Frame 1 (no input): blank canvas, image omitted
Frame 60 (the mouse pressed at the canvas centre just before this capture): blank canvas, image omitted
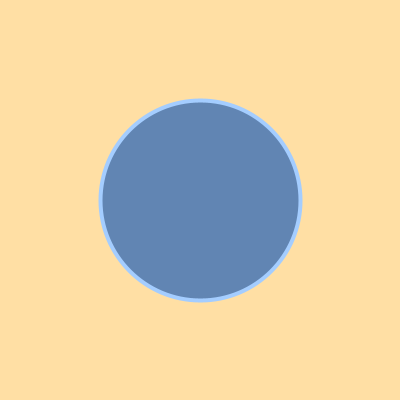
Frame 120 (the mouse held since frame 60 and released just before this capture)

The Processing sketch whose frames 1 and 60 were blank and that drew this single picture after the mouse press (run headless with seeded random() and noise(); from frame 60 on, the mouse is pressed at the canvas centre):

// Processing sketch: processing_140407
// ── processing_140407.pde

// base example for color experiments
// AW, March 2014
 
color c1,c2,c3; // Füllfarbe, Linienfarbe, Hintergrundfarbe
 
void setup() {
  defineColors();
  background(c2);
  size(400,400);
  strokeWeight(4); 
}
 
void draw() {
  fill(c1);
  stroke(c3);
  ellipse(mouseX, mouseY, abs(mouseX-pmouseX), abs(mouseX-pmouseX));
}
   
void defineColors() {
   c1 = color(97,133,179);
   c2 = color(255,223,164);
   c3 = color(164,205,255); 
}
